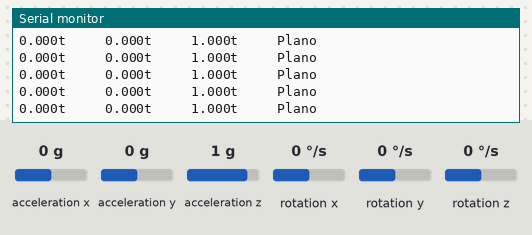
A sketch run on a simulated Arduino Uno, built with avr-gcc and run on an emulated ATmega328P. Shown: the last lines printed to the serial monitor. Inputs (shaded band) come from the test bench; at power-on: acceleration x 0 g, acceleration y 0 g, acceleration z 1 g, rotation x 0 °/s, rotation y 0 °/s, rotation z 0 °/s.

Above: at 1.2 s.
1.3 s: acceleration x set to -1.4 g
At 1.35 s:
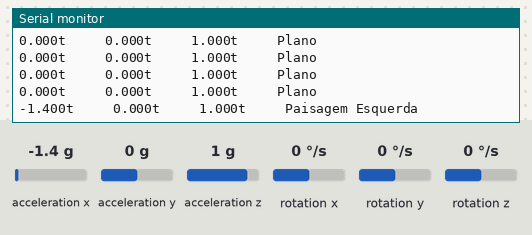
3.2 s: acceleration x set to 0 g
At 3.21 s:
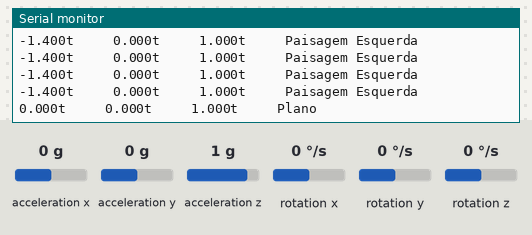
6.2 s: acceleration y set to -1.4 g
At 6.41 s:
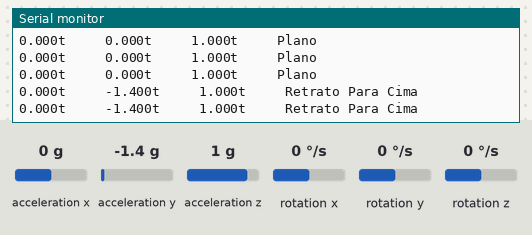
8.2 s: acceleration z set to -1.4 g
At 8.27 s:
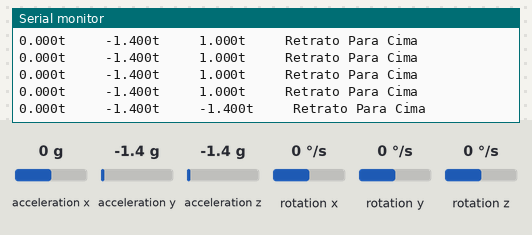
11.2 s: acceleration y set to 0.8 g
At 11.26 s:
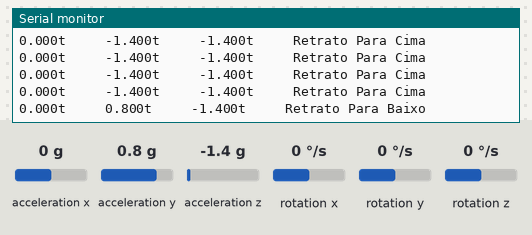
13.1 s: acceleration x set to 0.8 g
At 13.12 s:
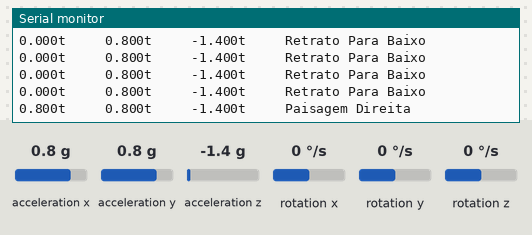

Measured:
- after the input at 1.3 s, the serial monitor: prints a new line after 0.05 s (image 1)
- after the input at 6.2 s, the serial monitor: prints a new line after 0.10 s (image 3)
- after the input at 8.2 s, the serial monitor: prints a new line after 0.06 s (image 4)
- after the input at 11.2 s, the serial monitor: prints a new line after 0.06 s (image 5)
- after the input at 13.1 s, the serial monitor: prints a new line at once (image 6)

The sketch:

acelerometro.ino
```cpp
//Programa: Acelerometro MMA8452
//Autor: Arduino e Cia
//Baseado no programa exemplo da biblioteca Sparkfun SFE_MMA8452

#include <Wire.h>
#include <SFE_MMA8452Q.h>

//Cria uma instancia do MMA8452 chamada acelerometro
//com endereco I2C 0x1C (pino SA0 em LOW/Desligado)
MMA8452Q acelerometro(0x1C);

void setup()
{
  Serial.begin(9600);
  Serial.println("Teste de comunicacao MMA8452");
  //Inicializa o acelerometro com o valores padrao de +/-2g e
  //saida de 800 Hz
  acelerometro.init();
  //Utilize a linha abaixo para inicializar o acelerometro com
  //+/-2g, 4g, or 8g, usando SCALE_2G, SCALE_4G, ou SCALE_8G
  //acelerometro.init(SCALE_4G);
  //Utilize a linha abaixo para determinar tambem a frequencia
  //de saida do acelerometro (padrao de 800 Hz), utilizando
  //como segundo parametro ODR_800 (800 Hz), ODR_400 (400 Hz),
  //ODR_200 (200 Hz), ODR_100 (100 Hz), ODR_50 (50 Hz),
  //ODR_12 (12.5 Hz), ODR_6 (6.25 Hz), ou ODR_1 (1.56 Hz)
  //acelerometro.init(SCALE_8G, ODR_6);
}

void loop()
{
  //A linha abaixo aguarda o envio de novos dados pelo acelerometro
  if (acelerometro.available())
  {
    //Efetua a leitura dos dados do sensor
    acelerometro.read();
    //acelerometro.read() atualiza dois grupos de variaveis:
    //* int x, y, e z armazena o valor de 12 bits lido do
    //acelerometro
    // * float cx, cy, e cz armazena o calculo da aceleracao
    //dos valores de 12 bits. Essas variaveis estao em
    //unidades de "g"

    //Mostra as coordenadas lidas do sensor
    printCalculatedAccels();

    //Selecione a linha abaixo para mostra os valores digitais
    //printAccels();

    //Mostra a orientacao (retrato/paisagem/flat)
    printOrientation();
    Serial.println();
    delay(100);
  }
}

void printAccels()
{
  Serial.print(acelerometro.x, 3);
  Serial.print("t     ");
  Serial.print(acelerometro.y, 3);
  Serial.print("t     ");
  Serial.print(acelerometro.z, 3);
  Serial.print("t     ");
}

void printCalculatedAccels()
{
  Serial.print(acelerometro.cx, 3);
  Serial.print("t     ");
  Serial.print(acelerometro.cy, 3);
  Serial.print("t     ");
  Serial.print(acelerometro.cz, 3);
  Serial.print("t     ");
}

void printOrientation()
{
  //acelerometro.readPL() retorna um byte contendo informacoes sobre
  //a orientacao do sensor (retrato/paisagem)
  //PORTRAIT_U (Retrato Up/Para cima), PORTRAIT_D (Retrato Down/Para Baixo),
  //LANDSCAPE_R (Paisagem right/direita), LANDSCAPE_L (Paisagem left/esquerda)
  //e LOCKOUT (bloqueio)
  byte pl = acelerometro.readPL();
  switch (pl)
  {
  case PORTRAIT_U:
    Serial.print("Retrato Para Cima");
    break;
  case PORTRAIT_D:
    Serial.print("Retrato Para Baixo");
    break;
  case LANDSCAPE_R:
    Serial.print("Paisagem Direita");
    break;
  case LANDSCAPE_L:
    Serial.print("Paisagem Esquerda");
    break;
  case LOCKOUT:
    Serial.print("Plano");
    break;
  }
}
```
